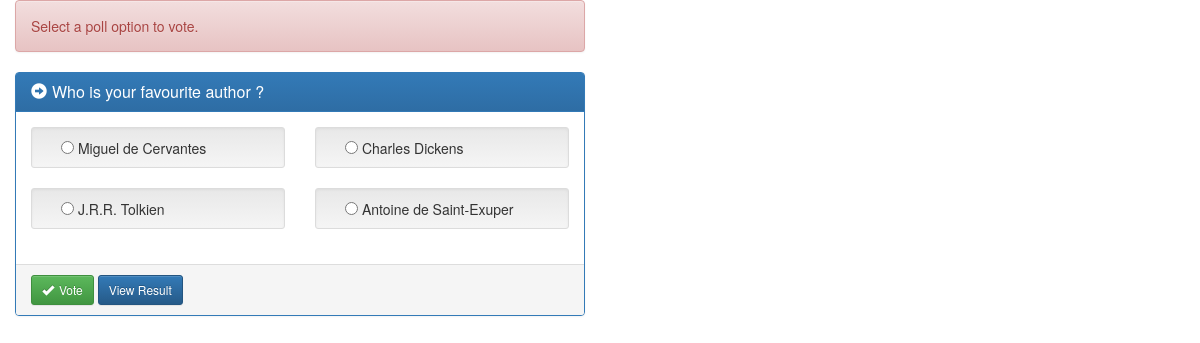
The page / on the database its author committed.
### tables this page shows
CREATE TABLE IF NOT EXISTS `polls` (
  `pollid` int(11) NOT NULL,
  `question` text NOT NULL,
  `options` varchar(255) DEFAULT NULL,
  `votes` varchar(255) DEFAULT NULL,
  `number_options` tinyint(3) DEFAULT NULL,
  `voters` int(11) NOT NULL
);

### Voting.php (called while the page is built, shortened)
<?php
class Voting extends Dbconfig {
    private $pollTable = 'polls';
	private $dbConnect = false;
    public function __construct(){
        if(!$this->dbConnect){
			$database = new dbConfig();
            $this -> hostName = $database -> serverName;
            $this -> userName = $database -> userName;
            $this -> password = $database ->password;
			$this -> dbName = $database -> dbName;
            $conn = new mysqli($this->hostName, $this->userName, $this->password, $this->dbName);
            if($conn->connect_error){
                die("Error failed to connect to MySQL: " . $conn->connect_error);
            } else{
                $this->dbConnect = $conn;
            }
        }
    }
	private function getData($sqlQuery) {
		$result = mysqli_query($this->dbConnect, $sqlQuery);
		$data= array();
		while ($row = mysqli_fetch_array($result, MYSQLI_ASSOC)) {
			$data[]=$row;
		}
		return $data;
	}
	public function getPollDetails(){
		$sqlQuery = 'SELECT pollid, question, options, votes, voters
		FROM '.$this->pollTable;
        return  $this->getData($sqlQuery);
	}
}
?>

### index.php (the view, shortened to what this page needs)
<?php
include('inc/header.php');
?>
<link rel="stylesheet" href="css/style.css" />
	<?php
	include ('Voting.php');
	$voting = new Voting();
	if(isset($_POST['vote']) && isset($_POST['options'])){
		$pollVotesData = array(
			'pollid' => $_POST['pollid'],
			'pollOptions' => $_POST['options']
		);
		$isVoted = $voting->updatePollVote($pollVotesData);
			$message = 'You have voted successfully.';
	}
	else {
		$message = 'Select a poll option to vote.';
	}
	?>
	<div class="col-md-6">
		<?php echo !empty($message)?'<div class="alert alert-danger"><strong></strong> '.$message.'</div>':''; ?>
		<form action="" method="post" name="pollFrm">
			<div class="panel panel-primary">
				<?php
				$pollData = $voting->getPollDetails();
				foreach($pollData as $poll){
					$pollOptions = explode("||||", $poll['options']); ?>
					<div class="panel-heading">
						<h3 class="panel-title">
							<span class="glyphicon glyphicon-circle-arrow-right"></span><?php echo $poll['question']; ?></h3>
					</div>
					<div class="panel-body two-col">
						<div class="row">
							<?php for( $i = 0; $i < count($pollOptions); $i++ ) { ?>
								<div class="col-md-6">
									<div class="well well-sm">
										<div class="checkbox">
											<label>
												<input type="radio" name="options" value="<?php echo $i; ?>">
												<?php echo $pollOptions[$i]; ?>
											</label>
										</div>
									</div>
								</div>
							<?php } ?>
						</div>
					</div>
					<div class="panel-footer">
						<button type="submit" name="vote" class="btn btn-success btn-sm">
						<span class="glyphicon glyphicon-ok"></span>Vote</button>
						<a href="poll_results.php?poll_id=<?php echo $poll['pollid']; ?>">
							<button type="button" class="btn btn-primary btn-sm" >View Result</button>
						</a>
					</div>
				<?php } ?>
			</div>
		</form>
    </div>

### css/style.css (style rules this page uses)
.glyphicon { margin-right:5px; }
.panel-body .radio,.panel-body .checkbox { margin-top: 0px;margin-bottom: 0px; }
.panel-body .radio label,.panel-body .checkbox label { display:block; }

### rows shown on the page
polls: question "Who is your favourite author ?", options "Miguel de Cervantes", options "Charles Dickens", options "J.R.R. Tolkien", options "Antoine de Saint-Exuper"

### other values the page prints
$message "Select a poll option to vote."
